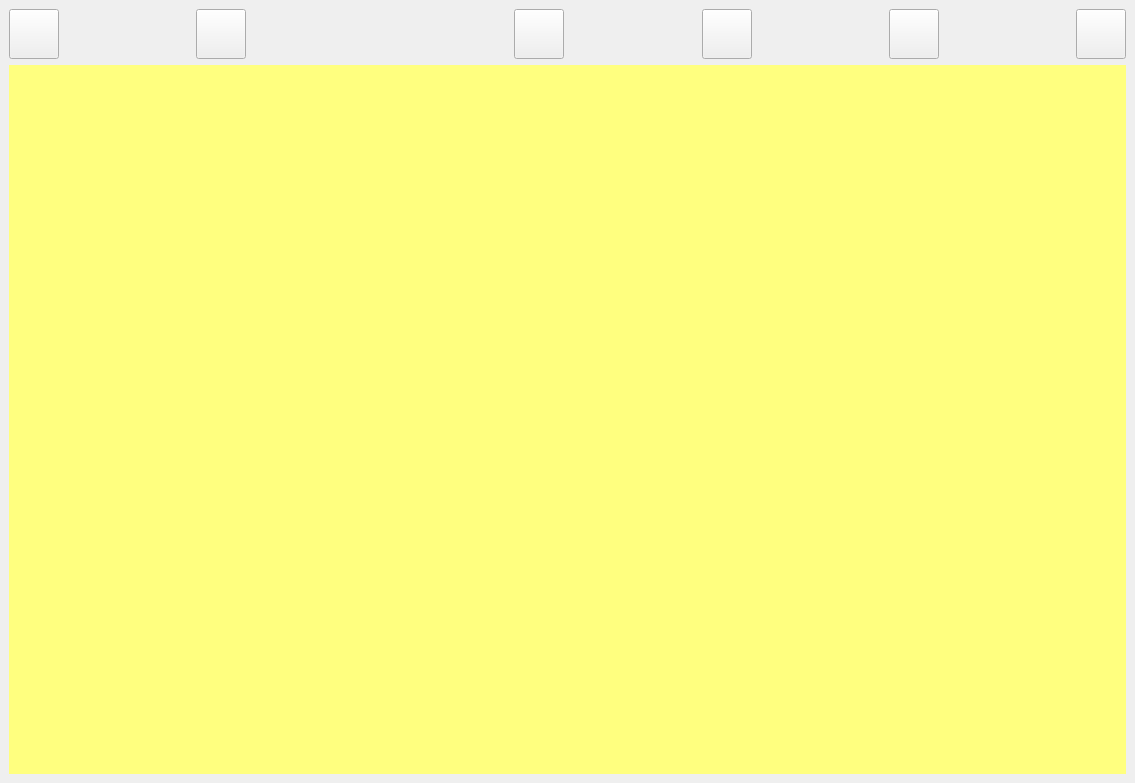
<?xml version="1.0" encoding="UTF-8"?>
<ui version="4.0">
 <class>MainWindow</class>
 <widget class="QMainWindow" name="MainWindow">
  <property name="geometry">
   <rect>
    <x>0</x>
    <y>0</y>
    <width>1135</width>
    <height>783</height>
   </rect>
  </property>
  <property name="windowTitle">
   <string>Image Processing</string>
  </property>
  <widget class="QWidget" name="centralwidget">
   <layout class="QHBoxLayout" name="horizontalLayout_2" stretch="1">
    <property name="sizeConstraint">
     <enum>QLayout::SetMinimumSize</enum>
    </property>
    <item>
     <layout class="QVBoxLayout" name="verticalLayout">
      <item>
       <layout class="QHBoxLayout" name="horizontalLayout">
        <item>
         <widget class="QPushButton" name="File_button">
          <property name="minimumSize">
           <size>
            <width>50</width>
            <height>50</height>
           </size>
          </property>
          <property name="maximumSize">
           <size>
            <width>50</width>
            <height>50</height>
           </size>
          </property>
          <property name="styleSheet">
           <string notr="true">border-image:url(:/newPrefix/E:/Python Package/Image/File.png);</string>
          </property>
          <property name="text">
           <string/>
          </property>
         </widget>
        </item>
        <item>
         <spacer name="horizontalSpacer_7">
          <property name="orientation">
           <enum>Qt::Horizontal</enum>
          </property>
          <property name="sizeHint" stdset="0">
           <size>
            <width>40</width>
            <height>20</height>
           </size>
          </property>
         </spacer>
        </item>
        <item>
         <widget class="QPushButton" name="Save_button">
          <property name="minimumSize">
           <size>
            <width>50</width>
            <height>50</height>
           </size>
          </property>
          <property name="styleSheet">
           <string notr="true">border-image:url(:/newPrefix/E:/Python Package/Image/save.png);</string>
          </property>
          <property name="text">
           <string/>
          </property>
         </widget>
        </item>
        <item>
         <spacer name="horizontalSpacer_2">
          <property name="orientation">
           <enum>Qt::Horizontal</enum>
          </property>
          <property name="sizeHint" stdset="0">
           <size>
            <width>40</width>
            <height>20</height>
           </size>
          </property>
         </spacer>
        </item>
        <item>
         <spacer name="horizontalSpacer_3">
          <property name="orientation">
           <enum>Qt::Horizontal</enum>
          </property>
          <property name="sizeHint" stdset="0">
           <size>
            <width>40</width>
            <height>20</height>
           </size>
          </property>
         </spacer>
        </item>
        <item>
         <widget class="QPushButton" name="Blur">
          <property name="minimumSize">
           <size>
            <width>50</width>
            <height>50</height>
           </size>
          </property>
          <property name="maximumSize">
           <size>
            <width>50</width>
            <height>50</height>
           </size>
          </property>
          <property name="text">
           <string/>
          </property>
         </widget>
        </item>
        <item>
         <spacer name="horizontalSpacer_6">
          <property name="orientation">
           <enum>Qt::Horizontal</enum>
          </property>
          <property name="sizeHint" stdset="0">
           <size>
            <width>40</width>
            <height>20</height>
           </size>
          </property>
         </spacer>
        </item>
        <item>
         <widget class="QPushButton" name="pushButton_4">
          <property name="minimumSize">
           <size>
            <width>50</width>
            <height>50</height>
           </size>
          </property>
          <property name="maximumSize">
           <size>
            <width>50</width>
            <height>50</height>
           </size>
          </property>
          <property name="text">
           <string/>
          </property>
         </widget>
        </item>
        <item>
         <spacer name="horizontalSpacer_5">
          <property name="orientation">
           <enum>Qt::Horizontal</enum>
          </property>
          <property name="sizeHint" stdset="0">
           <size>
            <width>40</width>
            <height>20</height>
           </size>
          </property>
         </spacer>
        </item>
        <item>
         <widget class="QPushButton" name="pushButton_3">
          <property name="minimumSize">
           <size>
            <width>50</width>
            <height>50</height>
           </size>
          </property>
          <property name="maximumSize">
           <size>
            <width>50</width>
            <height>50</height>
           </size>
          </property>
          <property name="text">
           <string/>
          </property>
         </widget>
        </item>
        <item>
         <spacer name="horizontalSpacer_4">
          <property name="orientation">
           <enum>Qt::Horizontal</enum>
          </property>
          <property name="sizeHint" stdset="0">
           <size>
            <width>40</width>
            <height>20</height>
           </size>
          </property>
         </spacer>
        </item>
        <item>
         <widget class="QPushButton" name="pushButton_2">
          <property name="minimumSize">
           <size>
            <width>50</width>
            <height>50</height>
           </size>
          </property>
          <property name="maximumSize">
           <size>
            <width>50</width>
            <height>50</height>
           </size>
          </property>
          <property name="text">
           <string/>
          </property>
         </widget>
        </item>
       </layout>
      </item>
      <item>
       <widget class="QLabel" name="label">
        <property name="minimumSize">
         <size>
          <width>500</width>
          <height>700</height>
         </size>
        </property>
        <property name="styleSheet">
         <string notr="true">background-color: rgb(255, 255, 127);</string>
        </property>
        <property name="text">
         <string/>
        </property>
       </widget>
      </item>
     </layout>
    </item>
   </layout>
  </widget>
 </widget>
 <resources>
  <include location="F:/Downloads/C..qrc"/>
 </resources>
 <connections/>
</ui>
